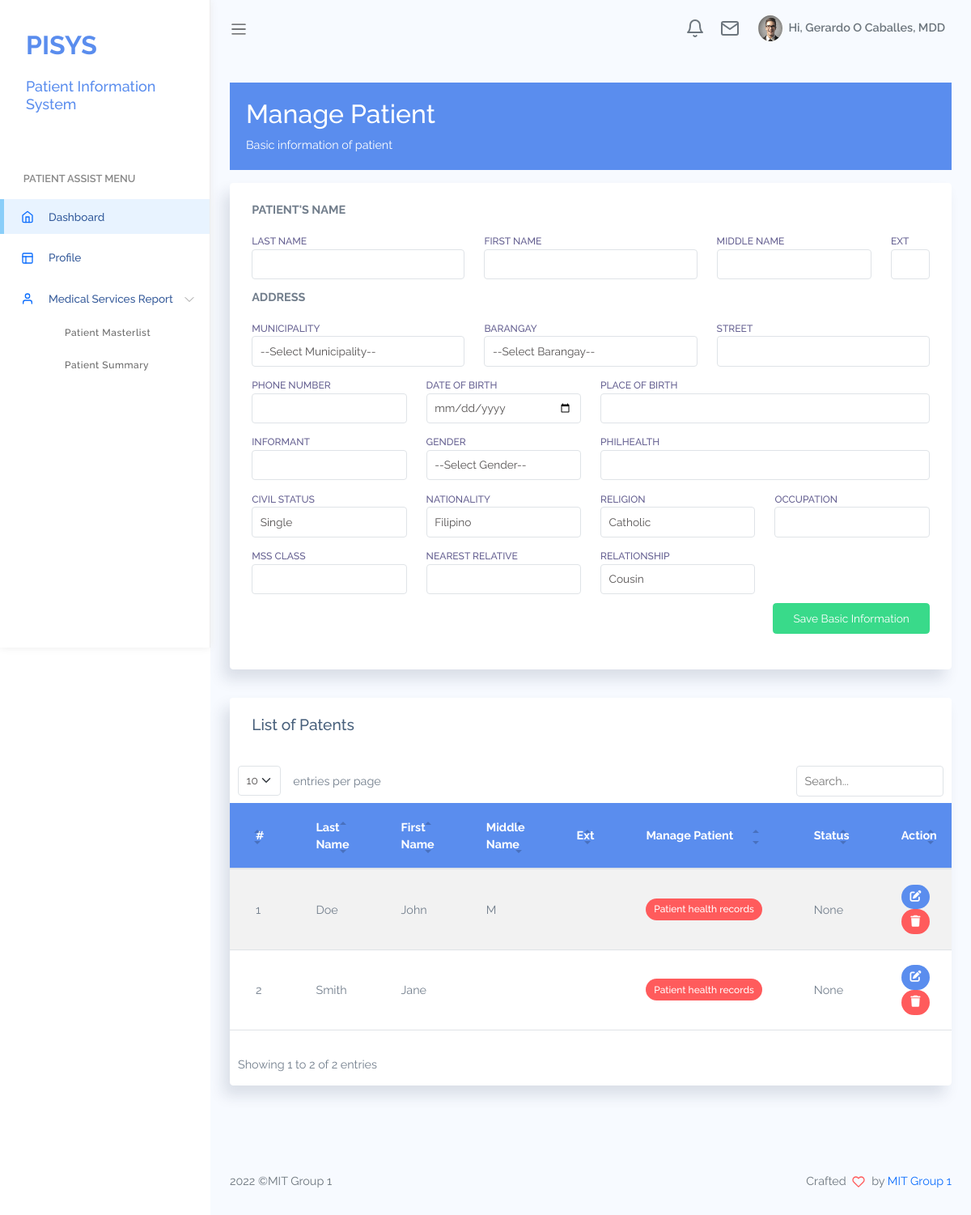
The app's page /manage_patient.php (signed in) with its own data.
### tables this page shows
CREATE TABLE `tbl_emp_and_doctor` (
  `employee_id` varchar(50) NOT NULL,
  `lastname` varchar(20) NOT NULL,
  `firstname` varchar(20) NOT NULL,
  `middle` varchar(20) NOT NULL,
  `designation` varchar(100) NOT NULL,
  `gender` varchar(20) NOT NULL,
  `address` varchar(30) NOT NULL,
  `status` varchar(30) NOT NULL
);

CREATE TABLE `tbl_patient_info` (
  `patient_id` varchar(50) NOT NULL,
  `lastname` varchar(20) NOT NULL,
  `firstname` varchar(20) NOT NULL,
  `middle` varchar(20) NOT NULL,
  `ext` varchar(30) NOT NULL,
  `province` varchar(100) NOT NULL,
  `municipality` varchar(20) NOT NULL,
  `barangay` varchar(20) NOT NULL,
  `street` varchar(50) NOT NULL,
  `phone` varchar(30) NOT NULL,
  `birth` date NOT NULL,
  `place_birth` varchar(255) NOT NULL,
  `informant` varchar(50) NOT NULL,
  `gender` varchar(20) NOT NULL,
  `philhealth` varchar(50) NOT NULL,
  `civil_status` varchar(30) NOT NULL,
  `nationality` varchar(20) NOT NULL,
  `religion` varchar(100) NOT NULL,
  `occupation` varchar(50) NOT NULL,
  `mss_class` varchar(30) NOT NULL,
  `nearest_relative` varchar(100) NOT NULL,
  `relationship` varchar(30) NOT NULL
);

### manage_patient.php (shortened to what the rows shown need)
<!DOCTYPE html>
<html lang="en">
<?php include("head.php"); ?>
<body>
    <div id="app">
        <div id="main">
            <?php
            include("nav.php");
            ?>
            <div class="main-content container-fluid">
                <?php include('modal-patient-info.php'); ?>
                <section class="section">
                    <div class="row mb-4">
                        <div class="col-md-12">
                            <div class="card">
                                <div class="card-body px-0 pb-0">
                                    <div class="table-responsive">
                                        <table class='table table-striped' id="patientTable">
                                            <thead class="bg-primary text-white">
                                                <tr>
                                                    <th>#</th>
                                                    <th>Last Name</th>
                                                    <th>First Name</th>
                                                    <th>Middle Name</th>
                                                    <th>Ext</th>
                                                    <th>Manage Patient</th>
                                                    <th>Status</th>
                                                    <th>Action</th>
                                                </tr>
                                            </thead>
                                            <tbody id="table-patient">
                                                <?php
                                                $sql = "SELECT * FROM tbl_patient_info";
                                                $output = '';
                                                $result = $db->prepare($sql);
                                                $result->execute(array());
                                                for ($i = 0; $row = $result->fetch(); $i++) {
                                                    $j = $i + 1;
                                                    $output .= '<tr>
                                                        <td>' . $j . '</td>
                                                        <td>' . $row[1] . '</td>
                                                        <td>' . $row[2] . '</td>
                                                        <td>' . $row[3] . '</td>
                                                        <td>' . $row[4] . '</td>
                                                        <td>
                                                            <button class="btn badge bg-danger" onclick="ModalComplaint(&#39;' . $row[0] . '&#39;)">Patient health records</button>
                                                        </td>
                                                        <td>None</td>
                                                        <td>
                                                            <button class="btn badge bg-primary"> <i class="fa fa-edit"></i></button>
                                                            <span class="btn badge bg-danger" onclick="DeleteData(&#39;' . $row[0] . '&#39;, &#39;59be36566f9cc3a098a0f15fb61a49653dc902c1&#39;);">
                                                                <i class="fa fa-trash"></i>
                                                            </span>
                                                        </td>
                                                    </tr>';
                                                }
                                                echo $output;
                                                ?>
                                            </tbody>
                                        </table>
                                    </div>
                                </div>
                            </div>
                        </div>
                    </div>
                </section>
            </div>
            <?php
            include("footer.php");
            ?>
</body>
</html>

### nav.php (shortened to what the rows shown need)
<div id="sidebar" class='active'>
    <div class="sidebar-wrapper active">
        <div class="sidebar-header">
            <h2 class="text-primary" style="font-size:large; margin:0%;padding:0%;margin-bottom: 0%;">Patient
                Information System</h2>
        </div>
    </div>
</div>
<nav class="navbar navbar-header navbar-expand navbar-light">
    <div class="collapse navbar-collapse" id="navbarSupportedContent">
        <ul class="navbar-nav d-flex align-items-center navbar-light ml-auto">
            <li class="dropdown">
                <a href="#" data-toggle="dropdown" class="nav-link dropdown-toggle nav-link-lg nav-link-user">
                    <div class="avatar mr-1">
                        <img src="assets/images/avatar/avatar-s-1.png" alt="" srcset="">
                    </div>
                    <div class="d-none d-md-block d-lg-inline-block">Hi, <?php echo $fullname; ?></div>
                </a>
            </li>
        </ul>
    </div>
</nav>

### records on screen
tbl_emp_and_doctor: fullname "Gerardo O Caballes, MDD"
tbl_patient_info: j "1", lastname "Doe", firstname "John", middle "M"
tbl_patient_info: j "2", lastname "Smith", firstname "Jane"
